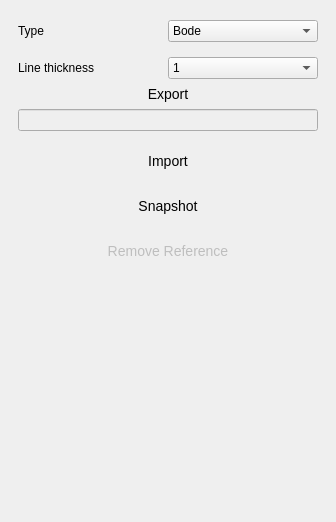
<?xml version="1.0" encoding="UTF-8"?>
<ui version="4.0">
 <class>NetworkAnalyzerGeneralMenu</class>
 <widget class="QWidget" name="NetworkAnalyzerGeneralMenu">
  <property name="geometry">
   <rect>
    <x>0</x>
    <y>0</y>
    <width>336</width>
    <height>522</height>
   </rect>
  </property>
  <property name="windowTitle">
   <string>Form</string>
  </property>
  <layout class="QVBoxLayout" name="verticalLayout">
   <property name="spacing">
    <number>0</number>
   </property>
   <property name="leftMargin">
    <number>18</number>
   </property>
   <property name="topMargin">
    <number>20</number>
   </property>
   <property name="rightMargin">
    <number>18</number>
   </property>
   <property name="bottomMargin">
    <number>0</number>
   </property>
   <item>
    <widget class="QScrollArea" name="scrollArea_2">
     <property name="sizePolicy">
      <sizepolicy hsizetype="Expanding" vsizetype="Expanding">
       <horstretch>0</horstretch>
       <verstretch>0</verstretch>
      </sizepolicy>
     </property>
     <property name="frameShape">
      <enum>QFrame::NoFrame</enum>
     </property>
     <property name="horizontalScrollBarPolicy">
      <enum>Qt::ScrollBarAlwaysOff</enum>
     </property>
     <property name="widgetResizable">
      <bool>true</bool>
     </property>
     <widget class="QWidget" name="scrollAreaWidgetContents">
      <property name="geometry">
       <rect>
        <x>0</x>
        <y>0</y>
        <width>300</width>
        <height>502</height>
       </rect>
      </property>
      <layout class="QVBoxLayout" name="verticalLayout_23">
       <property name="spacing">
        <number>0</number>
       </property>
       <property name="leftMargin">
        <number>0</number>
       </property>
       <property name="topMargin">
        <number>0</number>
       </property>
       <property name="rightMargin">
        <number>0</number>
       </property>
       <property name="bottomMargin">
        <number>0</number>
       </property>
       <item>
        <widget class="scopy::gui::MenuHeader" name="widgetMenuHeader" native="true"/>
       </item>
       <item>
        <layout class="QVBoxLayout" name="vLayout_15">
         <property name="spacing">
          <number>0</number>
         </property>
         <property name="topMargin">
          <number>0</number>
         </property>
         <property name="bottomMargin">
          <number>0</number>
         </property>
         <item>
          <widget class="scopy::gui::SubsectionSeparator" name="widgetPlotSubsSep" native="true"/>
         </item>
         <item>
          <layout class="QHBoxLayout" name="hLayout_17">
           <property name="spacing">
            <number>0</number>
           </property>
           <property name="topMargin">
            <number>0</number>
           </property>
           <item>
            <widget class="QLabel" name="lbl_16">
             <property name="text">
              <string>Type</string>
             </property>
            </widget>
           </item>
           <item>
            <widget class="QComboBox" name="cmbBoxGraphs">
             <property name="minimumSize">
              <size>
               <width>141</width>
               <height>0</height>
              </size>
             </property>
             <item>
              <property name="text">
               <string>Bode</string>
              </property>
             </item>
             <item>
              <property name="text">
               <string>Nyquist</string>
              </property>
             </item>
             <item>
              <property name="text">
               <string>Nichols</string>
              </property>
             </item>
            </widget>
           </item>
          </layout>
         </item>
         <item>
          <spacer name="vSpacer_13">
           <property name="orientation">
            <enum>Qt::Vertical</enum>
           </property>
           <property name="sizeType">
            <enum>QSizePolicy::Fixed</enum>
           </property>
           <property name="sizeHint" stdset="0">
            <size>
             <width>20</width>
             <height>15</height>
            </size>
           </property>
          </spacer>
         </item>
         <item>
          <layout class="QHBoxLayout" name="hLayout_13">
           <property name="spacing">
            <number>0</number>
           </property>
           <property name="bottomMargin">
            <number>0</number>
           </property>
           <item>
            <layout class="QVBoxLayout" name="vLayout_12">
             <property name="spacing">
              <number>0</number>
             </property>
             <property name="rightMargin">
              <number>0</number>
             </property>
             <property name="bottomMargin">
              <number>0</number>
             </property>
             <item>
              <widget class="QLabel" name="lbl_10">
               <property name="text">
                <string>Line thickness</string>
               </property>
              </widget>
             </item>
            </layout>
           </item>
           <item>
            <widget class="QComboBox" name="cmbBoxLineThickness">
             <property name="minimumSize">
              <size>
               <width>141</width>
               <height>0</height>
              </size>
             </property>
             <property name="currentIndex">
              <number>1</number>
             </property>
             <item>
              <property name="text">
               <string>0.5</string>
              </property>
             </item>
             <item>
              <property name="text">
               <string>1</string>
              </property>
             </item>
             <item>
              <property name="text">
               <string>1.5</string>
              </property>
             </item>
             <item>
              <property name="text">
               <string>2</string>
              </property>
             </item>
             <item>
              <property name="text">
               <string>2.5</string>
              </property>
             </item>
             <item>
              <property name="text">
               <string>3</string>
              </property>
             </item>
             <item>
              <property name="text">
               <string>3.5</string>
              </property>
             </item>
             <item>
              <property name="text">
               <string>4</string>
              </property>
             </item>
             <item>
              <property name="text">
               <string>4.5</string>
              </property>
             </item>
             <item>
              <property name="text">
               <string>5</string>
              </property>
             </item>
            </widget>
           </item>
          </layout>
         </item>
         <item>
          <widget class="scopy::gui::SubsectionSeparator" name="widgetExportSubsSep" native="true"/>
         </item>
         <item>
          <widget class="QPushButton" name="btnExport">
           <property name="styleSheet">
            <string notr="true">QPushButton {
  min-height: 30px;
  max-height: 30px;

  border: 0px;
  font-size: 14px;
}</string>
           </property>
           <property name="text">
            <string>Export</string>
           </property>
           <property name="blue_button" stdset="0">
            <bool>true</bool>
           </property>
          </widget>
         </item>
         <item>
          <widget class="scopy::gui::SubsectionSeparator" name="widgetReferenceSubsSep" native="true"/>
         </item>
         <item>
          <layout class="QVBoxLayout" name="vLayout_20">
           <property name="spacing">
            <number>0</number>
           </property>
           <property name="bottomMargin">
            <number>0</number>
           </property>
           <item>
            <widget class="QLineEdit" name="lineEditImportFile">
             <property name="enabled">
              <bool>false</bool>
             </property>
            </widget>
           </item>
           <item>
            <spacer name="vSpacer_22">
             <property name="orientation">
              <enum>Qt::Vertical</enum>
             </property>
             <property name="sizeType">
              <enum>QSizePolicy::Fixed</enum>
             </property>
             <property name="sizeHint" stdset="0">
              <size>
               <width>20</width>
               <height>15</height>
              </size>
             </property>
            </spacer>
           </item>
           <item>
            <widget class="QPushButton" name="btnImport">
             <property name="styleSheet">
              <string notr="true">QPushButton {
  min-height: 30px;
  max-height: 30px;

  border: 0px;f;

  font-size: 14px;
}</string>
             </property>
             <property name="text">
              <string>Import</string>
             </property>
             <property name="blue_button" stdset="0">
              <bool>true</bool>
             </property>
            </widget>
           </item>
           <item>
            <spacer name="vSpacer_21">
             <property name="orientation">
              <enum>Qt::Vertical</enum>
             </property>
             <property name="sizeType">
              <enum>QSizePolicy::Fixed</enum>
             </property>
             <property name="sizeHint" stdset="0">
              <size>
               <width>20</width>
               <height>15</height>
              </size>
             </property>
            </spacer>
           </item>
           <item>
            <widget class="QPushButton" name="btnSnapshot">
             <property name="styleSheet">
              <string notr="true">QPushButton {
  min-height: 30px;
  max-height: 30px;

  border: 0px;

  font-size: 14px;
}</string>
             </property>
             <property name="text">
              <string>Snapshot</string>
             </property>
             <property name="blue_button" stdset="0">
              <bool>true</bool>
             </property>
            </widget>
           </item>
           <item>
            <spacer name="vSpacer_20">
             <property name="orientation">
              <enum>Qt::Vertical</enum>
             </property>
             <property name="sizeType">
              <enum>QSizePolicy::Fixed</enum>
             </property>
             <property name="sizeHint" stdset="0">
              <size>
               <width>20</width>
               <height>15</height>
              </size>
             </property>
            </spacer>
           </item>
           <item>
            <widget class="QPushButton" name="btnRemoveReference">
             <property name="enabled">
              <bool>false</bool>
             </property>
             <property name="styleSheet">
              <string notr="true">QPushButton {
  min-height: 30px;
  max-height: 30px;

  border: 0px;
  font-size: 14px;
}</string>
             </property>
             <property name="text">
              <string>Remove Reference</string>
             </property>
             <property name="checkable">
              <bool>false</bool>
             </property>
             <property name="blue_button" stdset="0">
              <bool>true</bool>
             </property>
            </widget>
           </item>
           <item>
            <spacer name="vSpacer_4">
             <property name="orientation">
              <enum>Qt::Vertical</enum>
             </property>
             <property name="sizeHint" stdset="0">
              <size>
               <width>20</width>
               <height>40</height>
              </size>
             </property>
            </spacer>
           </item>
          </layout>
         </item>
        </layout>
       </item>
      </layout>
     </widget>
    </widget>
   </item>
  </layout>
 </widget>
 <customwidgets>
  <customwidget>
   <class>scopy::gui::SubsectionSeparator</class>
   <extends>QWidget</extends>
   <header location="global">scopy/gui/subsection_separator.hpp</header>
   <container>1</container>
  </customwidget>
  <customwidget>
   <class>scopy::gui::MenuHeader</class>
   <extends>QWidget</extends>
   <header location="global">scopy/gui/menu_header.hpp</header>
   <container>1</container>
  </customwidget>
 </customwidgets>
 <resources/>
 <connections/>
</ui>
